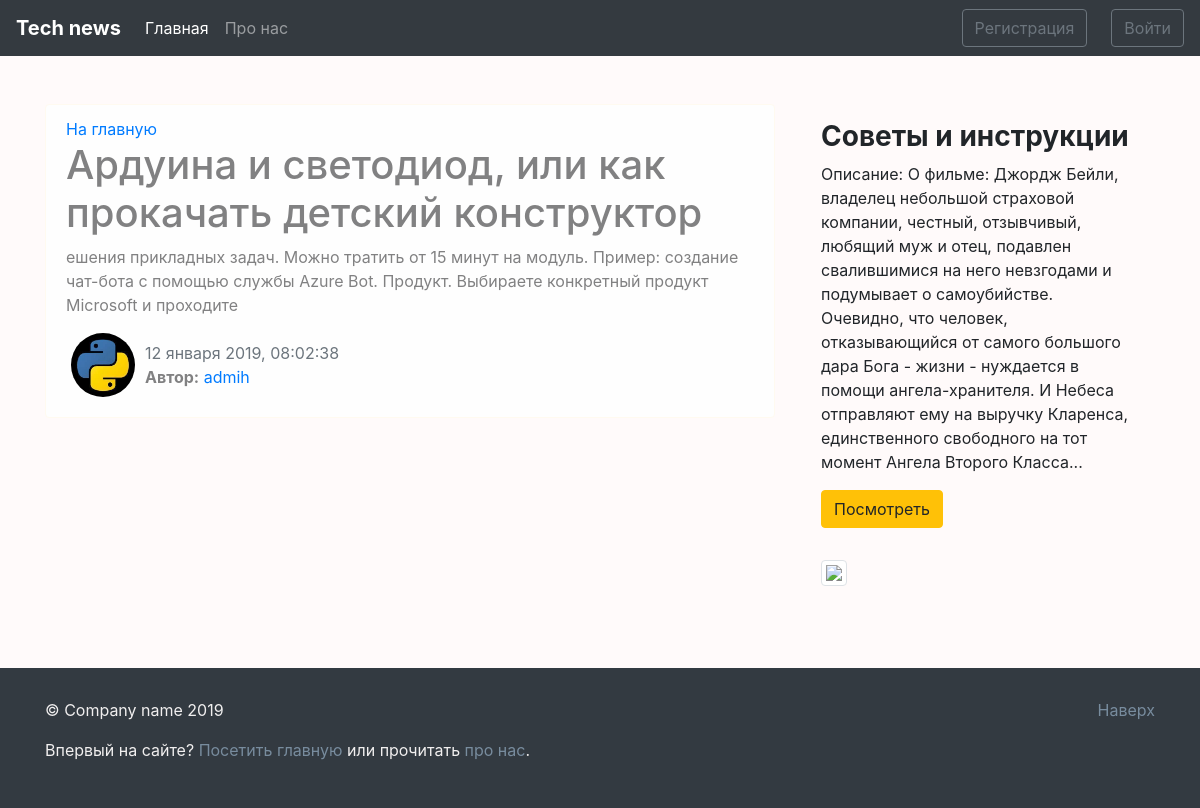
The page /news/28 on the database its author committed.
### blog/models.py (models this page shows, shortened)
class News(models.Model):
    title = models.CharField(max_length=100) # не больше 250 можно
    text = models.TextField()
    date = models.DateTimeField(default=timezone.now)
    author = models.ForeignKey(User, on_delete=models.CASCADE)
    def __str__(self):
        return self.title

### users/models.py (models this page shows, shortened)
class Profile(models.Model):
    user = models.OneToOneField(User, on_delete=models.CASCADE)
    img = models.ImageField(default='default.jpg', upload_to='user_images')

### blog/views.py (the view)
# urls.py: path('news/<int:pk>', views.NewsDetailView.as_view(), name='news-detail'),
class NewsDetailView(DetailView):
    model = News
    def get_context_data(self, **kwards):
        ctx = super(NewsDetailView, self).get_context_data(**kwards)
        ctx['title'] = News.objects.filter(pk=self.kwargs['pk']).first()
        return ctx

### blog/templates/blog/news_detail.html (shortened to what this page needs)
{% extends 'blog/main.html' %}
{% block main_section %}
  <div class="alert alert-light">
    <a href="{% url 'blog-home' %}">На главную</a>
    <h1>{{ object.title }}</h1>
    <p>{{ object.text|safe }}</p>
    <div class="row">
      <div>
        {% if object.author.profile.img %}
          <img src="{{ object.author.profile.img.url }}" alt="{{ object.author }}" class="user_image">
        {% else %}
          <img src="/images/default.jpg" alt="{{ object.author }}" class="user_image">
        {% endif %}
      </div>
      <div class="mt-2">
        <span class="text-muted">{{ object.date|date:"d E Y, H:i:s" }}</span>
        <p><b>Автор:</b> <a href="{% url 'user-news' object.author %}">{{object.author}}</a></p>
      </div>
    </div>
  </div>
{% endblock main_section %}
{% block aside_news_section %}
  <h3><b>Советы и инструкции</b></h3>
  <p>Описание: О фильме: Джордж Бейли, владелец небольшой страховой компании, честный, отзывчивый, любящий муж и отец, подавлен свалившимися на него невзгодами и подумывает о самоубийстве. Очевидно, что человек, отказывающийся от самого большого дара Бога - жизни - нуждается в помощи ангела-хранителя. И Небеса отправляют ему на выручку Кларенса, единственного свободного на тот момент Ангела Второго Класса...</p>
  <a href="" target="_blank">
    <button class="btn btn-warning">Посмотреть</button>
  </a>
{% endblock aside_news_section %}

### blog/static/blog/main.css (style rules this page uses)
body { background: #fffafa }
img { max-width: 100%!important; }
.alert-light { border-color: #fffaf0 }
.user_image { width: 64px; height: 64px; border-radius: 50%; margin-right: 10px; margin-left: 20px; }

### rows shown on the page
News: title "Ардуина и светодиод, или как прокачать детский конструктор", text "ешения прикладных задач. Можно тратить от 15 минут на модуль. Пример: создание чат-бота с помощью службы Azure Bot. Продукт. Выбираете конкретный продукт Microsoft и проходите", author.profile.img (picture), date "12 января 2019, 08:02:38", author "admih"
